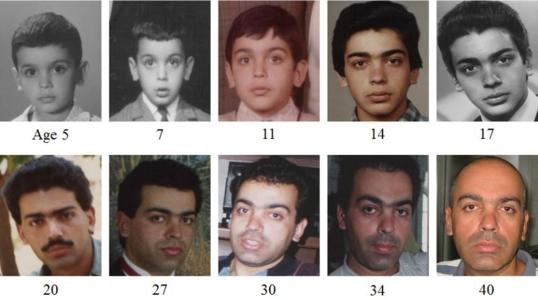
#> input picture test2.jpg, 538 x 300 px
$ python recognizeFace.py test2.jpg
#> lines starting #> are read from the running program, lines starting #| are printed output that depends on the picture; after the words box and inside, x2 and y2 are one past the last pixel; in counts of white or black regions, pixels touching at a corner belong together
import cv2,sys
faceClassifier=cv2.CascadeClassifier('haarcascade_frontalface_default.xml') # the HAAR cascade file, which contains the machine learned data for face detection
# 读取系统输入的图片
# objImage=cv2.imread(sys.argv[1])
# 直接读取文件
objImage=cv2.imread("./test2.jpg", 9)
#> objImage is the input picture: shape (300, 538, 3); mean B, G, R 125.8, 130.6, 143
font = cv2.FONT_HERSHEY_SIMPLEX
cvtImage=cv2.cvtColor(objImage,cv2.COLOR_BGR2GRAY) # convert the image to gray scale
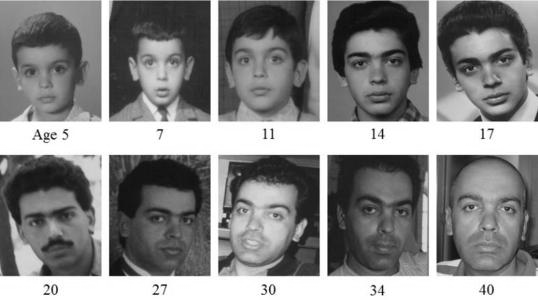
#> cvtImage: shape (300, 538); min 0, max 255, mean 133.8
foundFaces=faceClassifier.detectMultiScale(cvtImage,scaleFactor=1.3,minNeighbors=9,minSize=(70,70),flags = cv2.IMREAD_GRAYSCALE) # to detect faces
#> foundFaces = [[217, 24, 89, 89], [332, 25, 92, 92], [445, 29, 89, 89], [337, 173, 94, 94], [445, 174, 89, 89], [9, 183, 89, 89], [128, 184, 89, 89]]
print(" There are {} faces in the input image".format(len(foundFaces)))
#|  There are 7 faces in the input image
for (x,y,w,h) in foundFaces:# to iterate each faces founded
	cv2.rectangle(objImage,(x,y),(x+w,y+h),(0,205,135),2)
	objImage = cv2.putText(objImage, 'face', (x-10,y-10), font, 0.5, (0, 205, 135), 1)
#> this loop made 7 passes
#> pass 1, `objImage = cv2.putText(objImage, 'face', (x-10,y-10), font, 0.5, (0, 2..`:
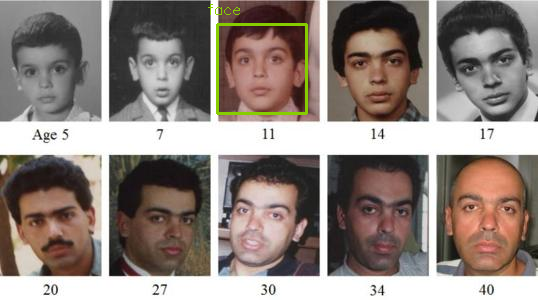
#> objImage: shape (300, 538, 3); 0.71% of pixels changed, all inside (x1, y1, x2, y2) = (208, 4, 308, 115)
#> pass 2, `objImage = cv2.putText(objImage, 'face', (x-10,y-10), font, 0.5, (0, 2..`:
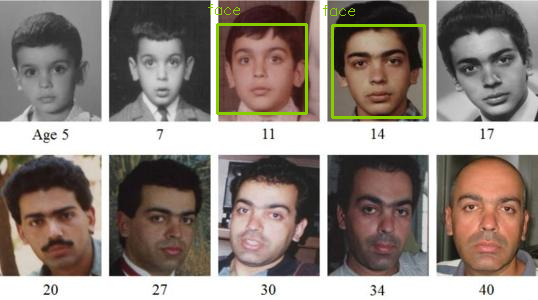
#> objImage: shape (300, 538, 3); 0.73% of pixels changed, all inside (x1, y1, x2, y2) = (323, 5, 426, 119)
#> pass 3, `objImage = cv2.putText(objImage, 'face', (x-10,y-10), font, 0.5, (0, 2..`:
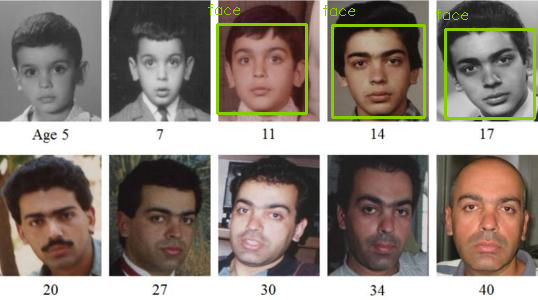
#> objImage: shape (300, 538, 3); 0.71% of pixels changed, all inside (x1, y1, x2, y2) = (436, 9, 536, 120)
#> after the loop:
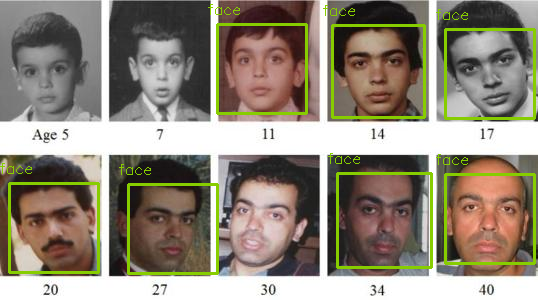
#> objImage: shape (300, 538, 3); 2.86% of pixels changed, all inside (x1, y1, x2, y2) = (0, 153, 536, 275)
cv2.imshow("Facial Recognition Result, click anykey of keyboard to exit", objImage) #show the image
# 后面的数字取值范围是[0,9]
# 图片质量会虽数字变大而变小
cv2.imwrite("./face.png",objImage,[int(cv2.IMWRITE_PNG_COMPRESSION),5])
cv2.waitKey(0)
